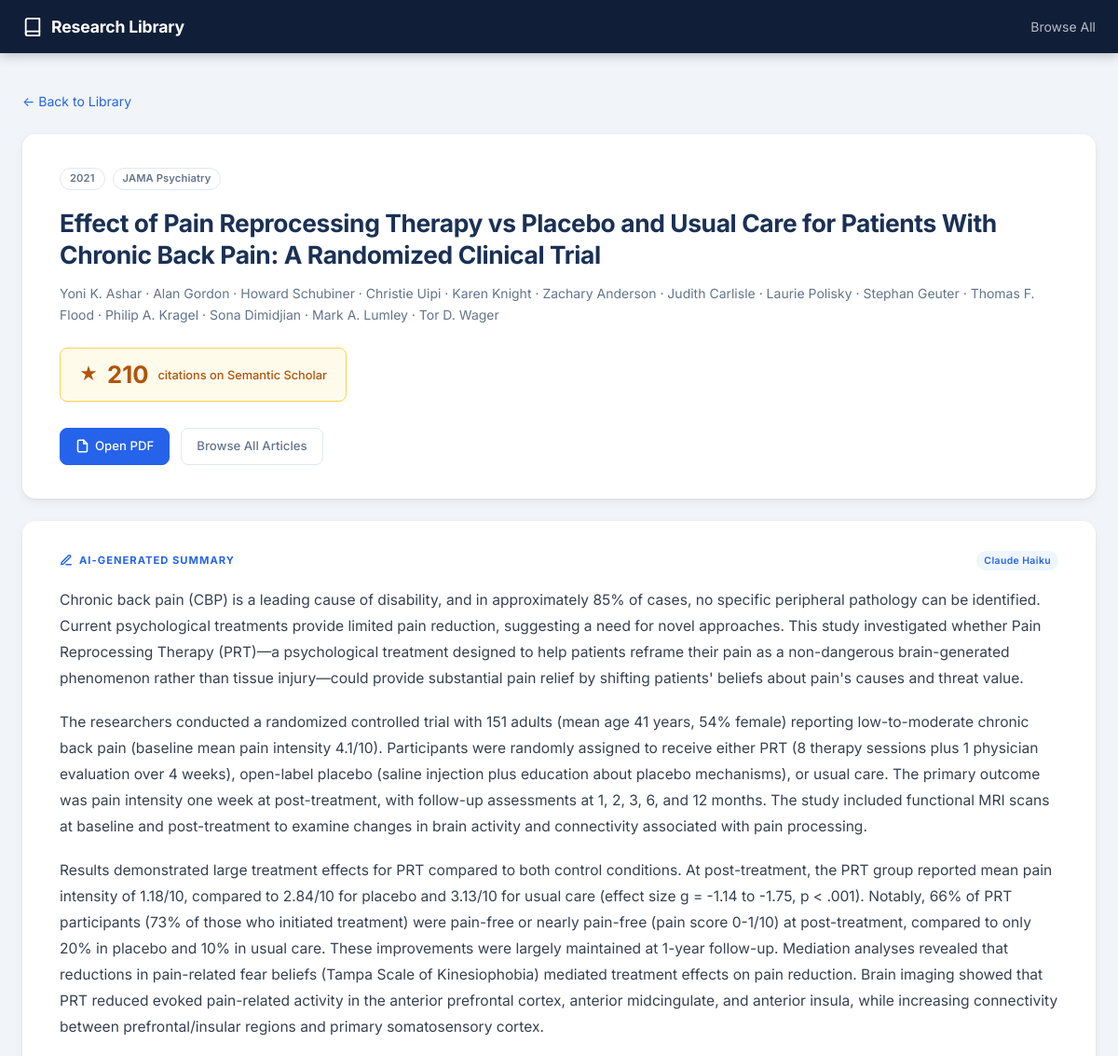
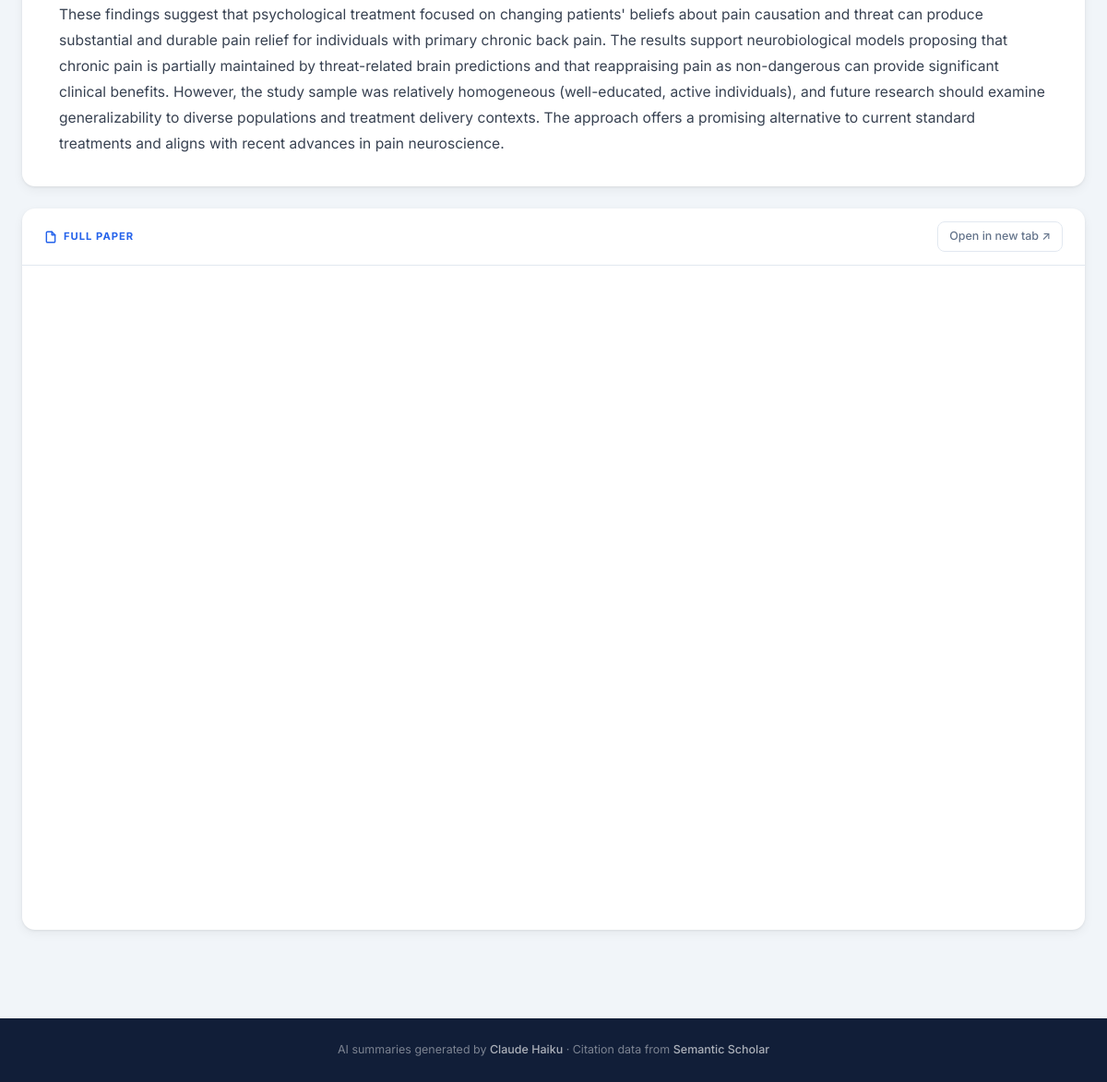
The app's page /article/2 with its own data (2 pictures, top to bottom).
### tables this page shows
CREATE TABLE articles (
            id              INTEGER PRIMARY KEY AUTOINCREMENT,
            filename        TEXT    UNIQUE NOT NULL,
            title           TEXT    NOT NULL,
            authors         TEXT,          -- JSON array of strings
            year            INTEGER,
            journal         TEXT,
            summary         TEXT,
            citation_count  INTEGER,
            semantic_id     TEXT,
            last_updated    TEXT    DEFAULT (datetime('now'))
        );

### app.py (the view)
@app.route("/article/<int:article_id>")
def article(article_id):
    if not DB_PATH.exists():
        abort(404)
    conn = get_db()
    art = conn.execute(
        "SELECT * FROM articles WHERE id = ?", (article_id,)
    ).fetchone()
    if not art:
        conn.close()
        abort(404)
    conn.close()
    return render_template("article.html", article=art)

### app.py (called while the page is built)
def get_db() -> sqlite3.Connection:
    conn = sqlite3.connect(DB_PATH)
    conn.row_factory = sqlite3.Row
    return conn

@app.template_filter("fromjson")
def fromjson_filter(s):
    try:
        return json.loads(s) if s else []
    except Exception:
        return []

@app.template_filter("nl2p")
def nl2p_filter(text: str) -> Markup:
    if not text:
        return Markup("")
    paragraphs = [p.strip() for p in text.split("\n") if p.strip()]
    return Markup("".join(f"<p>{escape(p)}</p>" for p in paragraphs))

@app.template_filter("urlencode_path")
def urlencode_path_filter(s: str) -> str:
    return quote(s, safe="")

### templates/article.html (shortened to what this page needs)
{% extends "base.html" %}
{% set authors = article.authors|fromjson %}
{% block content %}
<div class="article-detail">
  <div class="container">
    <nav class="breadcrumb" aria-label="Breadcrumb">
      <a href="/">← Back to Library</a>
    </nav>
    <div class="detail-header">
      <div class="detail-badges">
        {% if article.year %}
        <span class="badge badge-outline">{{ article.year }}</span>
        {% endif %}
        {% if article.journal %}
        <span class="badge badge-outline">{{ article.journal }}</span>
        {% endif %}
      </div>
      <h1 class="detail-title">{{ article.title }}</h1>
      {% if authors %}
      <p class="detail-authors">{{ authors|join(' · ') }}</p>
      {% endif %}
      <div class="detail-citation-block">
        {% if article.citation_count is not none %}
          {% if article.citation_count > 0 %}
          <div class="citation-display">
            <span class="citation-star">★</span>
            <span class="citation-number">{{ "{:,}".format(article.citation_count) }}</span>
            <span class="citation-label">citation{{ 's' if article.citation_count != 1 else '' }} on Semantic Scholar</span>
          </div>
          {% else %}
          <div class="citation-display citation-display--zero">
            <span class="citation-star">☆</span>
            <span class="citation-number">0</span>
            <span class="citation-label">citations found on Semantic Scholar</span>
          </div>
          {% endif %}
        {% else %}
        <div class="citation-display citation-display--unknown">
          <span class="citation-label">Citation count not available</span>
        </div>
        {% endif %}
      </div>
      <div class="detail-actions">
        <a href="/pdfs/{{ article.filename|urlencode_path }}" target="_blank" rel="noopener" class="btn btn-primary">
          <svg width="15" height="15" viewBox="0 0 24 24" fill="none" stroke="currentColor" stroke-width="2.5" stroke-linecap="round" stroke-linejoin="round" aria-hidden="true" style="margin-right:6px">
            <path d="M14 2H6a2 2 0 0 0-2 2v16a2 2 0 0 0 2 2h12a2 2 0 0 0 2-2V8z"/>
            <polyline points="14 2 14 8 20 8"/>
          </svg>
          Open PDF
        </a>
        <a href="/" class="btn btn-ghost">Browse All Articles</a>
      </div>
    </div>
    {% if article.summary %}
    <section class="detail-card" aria-labelledby="summary-heading">
      <div class="detail-card-label" id="summary-heading">
        <svg width="14" height="14" viewBox="0 0 24 24" fill="none" stroke="currentColor" stroke-width="2.5" stroke-linecap="round" stroke-linejoin="round" aria-hidden="true">
          <path d="M12 20h9"/>
          <path d="M16.5 3.5a2.121 2.121 0 0 1 3 3L7 19l-4 1 1-4L16.5 3.5z"/>
        </svg>
        AI-Generated Summary
        <span class="ai-model-tag">Claude Haiku</span>
      </div>
      <div class="summary-body">
        {{ article.summary|nl2p }}
      </div>
    </section>
    {% endif %}
    <section class="detail-card detail-card--pdf" aria-label="PDF viewer">
      <div class="pdf-toolbar">
        <span class="detail-card-label" style="margin-bottom:0">
          <svg width="14" height="14" viewBox="0 0 24 24" fill="none" stroke="currentColor" stroke-width="2.5" stroke-linecap="round" stroke-linejoin="round" aria-hidden="true">
            <path d="M14 2H6a2 2 0 0 0-2 2v16a2 2 0 0 0 2 2h12a2 2 0 0 0 2-2V8z"/>
            <polyline points="14 2 14 8 20 8"/>
          </svg>
          Full Paper
        </span>
        <a href="/pdfs/{{ article.filename|urlencode_path }}" target="_blank" rel="noopener" class="btn btn-ghost btn-sm">
          Open in new tab ↗
        </a>
      </div>
      <iframe
        class="pdf-frame"
        src="/pdfs/{{ article.filename|urlencode_path }}"
        title="{{ article.title }}"
        loading="lazy"
      ></iframe>
    </section>
  </div>
</div>
{% endblock %}

### static/css/style.css (style rules this page uses)
:root { --navy: #1a3155; --navy-dark: #111e38; --navy-mid: #243d6a; --blue: #2563eb; --blue-hover: #1d4ed8; --blue-light: #eff6ff; --amber: #b45309; --amber-bg: #fffbeb; --amber-border: #fcd34d; --bg: #f1f5f9; --card: #ffffff; --text: #1e293b; --muted: #64748b; --border: #e2e8f0; --radius-sm: 8px; --radius: 14px; --radius-lg: 20px; --shadow: 0 1px 3px rgba(0,0,0,.07), 0 4px 12px rgba(0,0,0,.05); --shadow-md: 0 4px 12px rgba(0,0,0,.10), 0 8px 28px rgba(0,0,0,.07); --transition: .18s ease; }
*, *::before, *::after { box-sizing: border-box; margin: 0; padding: 0; }
html { font-size: 16px; scroll-behavior: smooth; }
body { font-family: 'Inter', system-ui, -apple-system, sans-serif; background: var(--bg); color: var(--text); line-height: 1.65; -webkit-font-smoothing: antialiased; }
a { color: var(--blue); text-decoration: none; }
img, svg { display: block; }
.container { max-width: 1200px; margin: 0 auto; padding: 0 24px; }
.badge { display: inline-flex; align-items: center; gap: 3px; font-size: .7rem; font-weight: 600; letter-spacing: .01em; padding: 3px 10px; border-radius: 20px; white-space: nowrap; line-height: 1.4; }
.badge-outline { background: transparent; color: var(--muted); border: 1px solid var(--border); }
.btn { display: inline-flex; align-items: center; padding: 8px 16px; border-radius: var(--radius-sm); font-size: .825rem; font-weight: 500; font-family: inherit; cursor: pointer; border: 1px solid transparent; transition: background var(--transition), color var(--transition), border-color var(--transition), box-shadow var(--transition); text-decoration: none !important; white-space: nowrap; }
.btn-sm { padding: 5px 12px; font-size: .78rem; }
.btn-primary { background: var(--blue); color: #fff; border-color: var(--blue); }
.btn-ghost { background: transparent; color: var(--muted); border-color: var(--border); }
.article-detail { padding: 40px 0 72px; }
.breadcrumb { font-size: .875rem; color: var(--muted); margin-bottom: 24px; }
.breadcrumb a { color: var(--blue); }
.detail-header { background: var(--card); border-radius: var(--radius); box-shadow: var(--shadow); padding: 36px 40px; margin-bottom: 24px; }
.detail-badges { display: flex; flex-wrap: wrap; gap: 8px; margin-bottom: 18px; }
.detail-title { font-size: clamp(1.2rem, 3vw, 1.65rem); font-weight: 700; color: var(--navy); line-height: 1.3; margin-bottom: 14px; letter-spacing: -.015em; }
.detail-authors { font-size: .875rem; color: var(--muted); margin-bottom: 24px; line-height: 1.6; }
.detail-citation-block { margin-bottom: 28px; }
.citation-display { display: inline-flex; align-items: center; gap: 10px; background: var(--amber-bg); border: 1px solid var(--amber-border); color: var(--amber); border-radius: var(--radius-sm); padding: 12px 20px; }
.citation-star { font-size: 1.2rem; }
.citation-number { font-size: 1.6rem; font-weight: 700; line-height: 1; }
.citation-label { font-size: .8rem; font-weight: 500; }
.detail-actions { display: flex; gap: 12px; flex-wrap: wrap; }
.detail-card { background: var(--card); border-radius: var(--radius); box-shadow: var(--shadow); padding: 32px 40px; margin-bottom: 24px; }
.detail-card-label { display: flex; align-items: center; gap: 7px; font-size: .7rem; font-weight: 700; letter-spacing: .09em; text-transform: uppercase; color: var(--blue); margin-bottom: 18px; }
.ai-model-tag { margin-left: auto; background: var(--blue-light); color: var(--blue); font-size: .65rem; padding: 2px 8px; border-radius: 20px; letter-spacing: .04em; text-transform: none; font-weight: 600; }
.summary-body p { font-size: .975rem; color: #374151; line-height: 1.8; margin-bottom: 1.2em; }
.summary-body p:last-child { margin-bottom: 0; }
.detail-card--pdf { padding: 0; overflow: hidden; }
.pdf-toolbar { display: flex; align-items: center; justify-content: space-between; padding: 14px 24px; border-bottom: 1px solid var(--border); }
.pdf-frame { width: 100%; height: 720px; border: none; display: block; }

### records on screen
articles: year "2021", journal "JAMA Psychiatry", title "Effect of Pain Reprocessing Therapy vs Placebo and Usual Care for Patients With Chronic Back Pain: A Randomized Clinical Trial", citation_count "210", citation_count "s", summary|nl2p "Chronic back pain (CBP) is a leading cause of disability, and in approximately 85% of cases, no specific peripheral pathology can be identified. Current psychological treatments provide limited pain reduction, suggesting a need for novel approaches. This study investigated whether Pain Reprocessing Therapy (PRT)—a psychological treatment designed to help patients reframe their pain as a non-dangerous brain-generated phenomenon rather than tissue injury—could provide substantial pain relief by shifting patients' beliefs about pain's causes and threat value. The researchers conducted a randomized controlled trial with 151 adults (mean age 41 years, 54% female) reporting low-to-moderate…"
